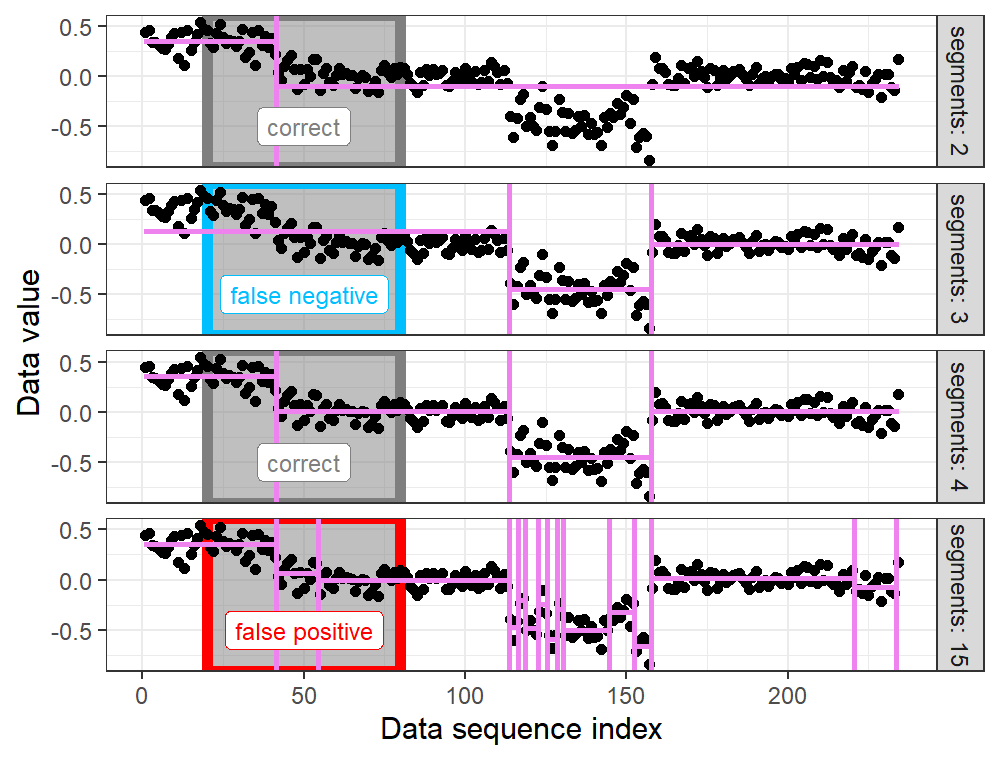

Reproduce this figure in R.
source("packages.R")

data(neuroblastoma, package="neuroblastoma")
nb.dt <- data.table(neuroblastoma$profiles)
p4.2 <- nb.dt[profile.id==4 & chromosome==2]
p4.2[, i := 1:.N]
label.dt <- data.table(problem=1, min=20, max=80, annotation="1breakpoint", label="one change")
max.segments <- 20
fit <- jointseg::Fpsn(p4.2$logratio, max.segments)
segs.dt.list <- list()
models.dt.list <- list()
for(segments in 1:max.segments){
  end <- fit$t.est[segments, 1:segments]
  start <- c(0L, end[-length(end)])+1L
  start.end <- data.table(start, end)
  segs.dt.list[[paste(segments)]] <- data.table(
    segments,
    p4.2[start.end, .(start, end, mean=mean(logratio)), on=.(i >= start, i <= end), by=.EACHI])
  models.dt.list[[paste(segments)]] <- data.table(
    segments,
    loss=fit$J.est[segments])
}
##models.dt <- do.call(rbind, models.dt.list)
models.dt <- data.table(problem=1, segments=1:max.segments, loss=fit$J.est)
segs.dt <- do.call(rbind, segs.dt.list)[, .(problem=1, segments, start, end, mean)]
change.dt <- segs.dt[1 < start][, change := start-0.5][]
selected.dt <- penaltyLearning::modelSelection(models.dt, "loss", "segments")
err.list <- penaltyLearning::labelError(
  selected.dt, label.dt, change.dt,
  problem.vars="problem", change.var="change", model.vars="segments")

err.tall <- data.table::melt(err.list$model.errors, measure=c("fp", "fn"))
err.sizes <- c(
  fp=3,
  fn=2)
err.colors <- c(
  fp="red",
  fn="deepskyblue",
  correct="black")
err.colors[c("false positive", "false negative")] <- err.colors[c("fp", "fn")]
lab <- "Error type"
some.segs <- c(2:4, 15)
gg <- ggplot()+
  facet_grid(panel ~ ., scales="free")+
  theme_bw()+
  ##theme(panel.spacing=grid::unit(0, "lines"))+
  ylab("")+
  geom_vline(aes(
    xintercept=(min.log.lambda+max.log.lambda)/2),
    color="grey50",
    data=err.list$model.errors[segments %in% some.segs])+
  geom_segment(aes(
    min.log.lambda, value,
    color=variable, size=variable,
    xend=max.log.lambda, yend=value),
    data=data.table(panel="Label errors", err.tall))+
  geom_blank(aes(
    x, y),
    data=data.table(x=0, y=c(-0.4,1.4)))+
  geom_segment(aes(
    min.log.lambda, segments,
    xend=max.log.lambda, yend=segments),
    size=1,
    data=data.table(panel="Segments", err.list$model.errors))+
  scale_color_manual(lab, values=err.colors)+
  scale_size_manual(lab, values=err.sizes)+
  scale_x_continuous("Predicted log(penalty)")
png("figure-fn-not-monotonic-error.png", 5, 3, units="in", res=200)
print(gg)
dev.off()

some.segs.dt <- data.table(segments=some.segs)
show.labels <- err.list$label.errors[some.segs.dt, on="segments"]
show.segs <- segs.dt[show.labels, on="segments"]
show.change <- change.dt[show.labels, on="segments"]
model.color <- "violet"
gg <- ggplot()+
  theme_bw()+
  geom_rect(aes(
    xmin=min, xmax=max,
    ymin=-Inf, ymax=Inf,
    fill=label),
    alpha=0.5,
    data=label.dt)+
  geom_rect(aes(
    xmin=min, xmax=max,
    ymin=-Inf, ymax=Inf,
    color=status),
    fill=NA,
    size=2,
    data=show.labels)+
  scale_color_manual(values=err.colors)+
  ## geom_rect(aes(
  ##   xmin=min, xmax=max,
  ##   ymin=-Inf, ymax=Inf,
  ##   linetype=status),
  ##   fill=NA,
  ##   color="black",
  ##   size=2,
  ##   data=show.labels)+
  scale_fill_manual(values=c("one change"="grey50"))+
  scale_linetype_manual(
    "Error type",
    values=c(
      correct=0,
      "false negative"=3,
      "false positive"=1))+
  geom_point(aes(
    i, logratio),
    data=p4.2)+
  geom_segment(aes(
    start-0.5, mean,
    xend=end+0.5, yend=mean),
    color=model.color,
    size=1,
    data=show.segs)+
  geom_vline(aes(
    xintercept=change),
    data=show.change,
    size=1,
    color=model.color)+
  facet_grid(segments ~ ., labeller=label_both)+
  scale_x_continuous("Data sequence index")+
  scale_y_continuous("Data value")+
  geom_label(aes(
    (min+max)/2, -0.5,
    label=status,
    color=status),
    data=show.labels)+
  theme(legend.position="none")
png("figure-fn-not-monotonic.png", 6, 4, units="in", res=200)
print(gg)
dev.off()
